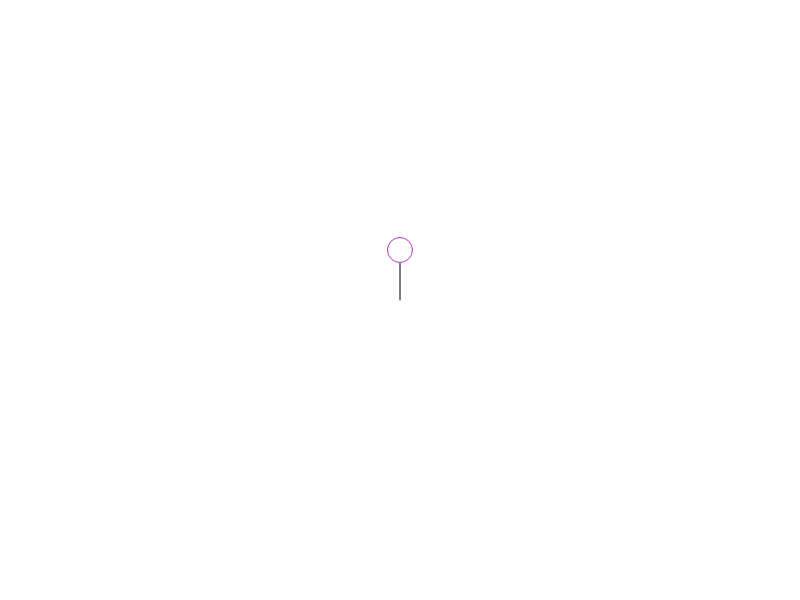
Frame 1 (no input)
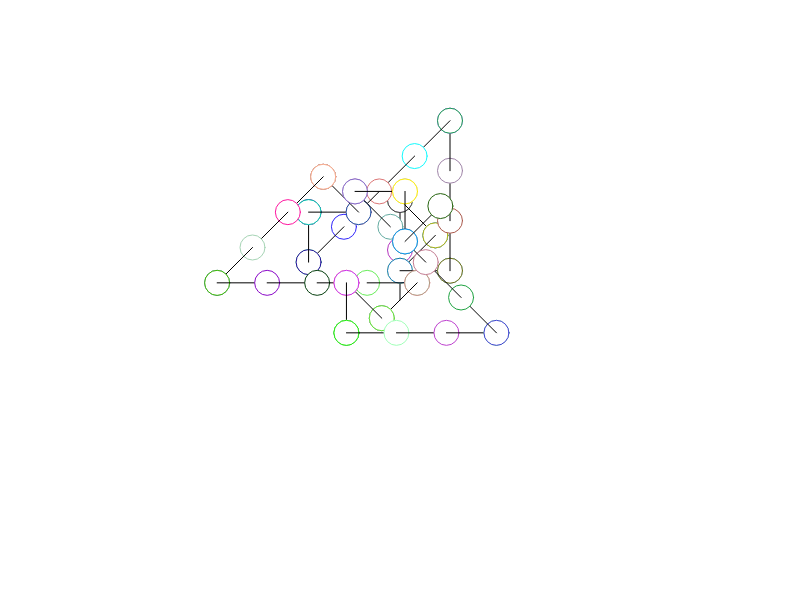
Frame 60 (no input)
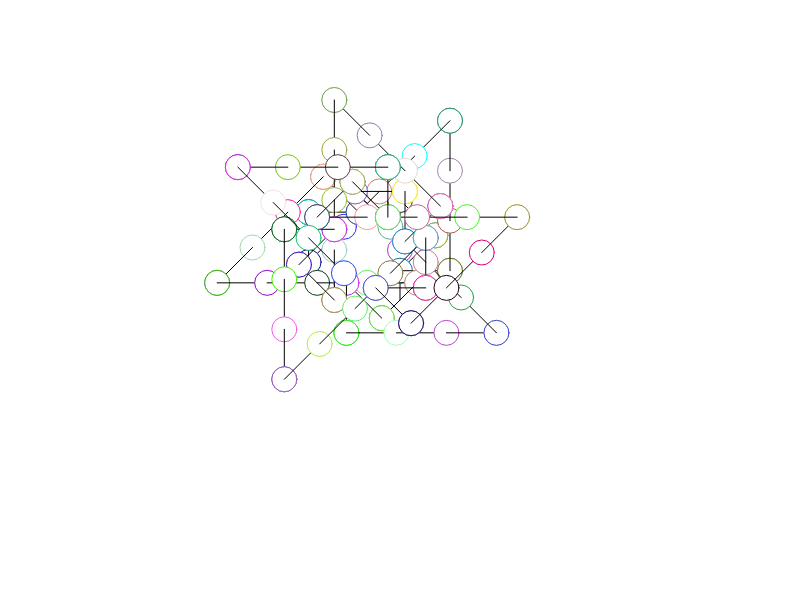
Frame 120 (the mouse pressed at the canvas centre since frame 60)

The p5.js sketch that drew these frames (run headless with seeded random() and noise() and a simulated clock; from frame 60 on, the mouse is pressed at the canvas centre):

// p5.js sketch
// ── sketch.js
var x, y;
var angle = 270;
var distance = 50;
var angleamt = 135;

var string = 'FF+F--F-F++FFF-FF';
var pos = 0;

function setup() {
  createCanvas(800, 600);
  x = width/2;
  y = height/2;
  background(255);
}

function draw() {
  
  var c = string.charAt(pos);
  doit(c);
  pos = (pos+1) % string.length;

  stroke(random(255), random(255), random(255));
  ellipse(x, y, distance/2, distance/2);
  
}

function doit(k) {
  if(k=='F') {
    stroke(0);
    var x1 = x + distance*cos(radians(angle));
    var y1 = y + distance*sin(radians(angle));
    line(x, y, x1, y1);
    x = x1;
    y = y1;
  }
  else if(k=='f') {
    x = x + distance*cos(radians(angle));
    y = y + distance*sin(radians(angle));
  }
  else if(k=='+') angle+=angleamt;
  else if(k=='-') angle-=angleamt;
  else if(k=='C') background(255);
}
